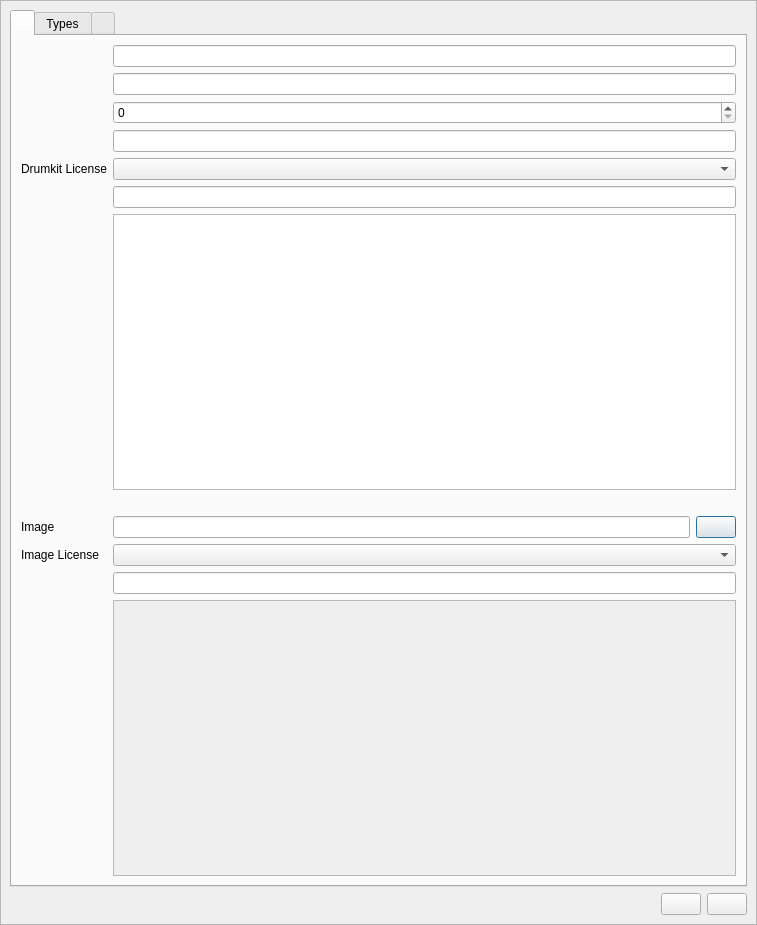
<?xml version="1.0" encoding="UTF-8"?>
<ui version="4.0">
 <class>DrumkitPropertiesDialog_UI</class>
 <widget class="QDialog" name="DrumkitPropertiesDialog_UI">
  <property name="geometry">
   <rect>
    <x>0</x>
    <y>0</y>
    <width>757</width>
    <height>925</height>
   </rect>
  </property>
  <property name="sizePolicy">
   <sizepolicy hsizetype="Expanding" vsizetype="Minimum">
    <horstretch>0</horstretch>
    <verstretch>0</verstretch>
   </sizepolicy>
  </property>
  <property name="sizeGripEnabled">
   <bool>false</bool>
  </property>
  <layout class="QVBoxLayout" name="overallLayout">
   <property name="spacing">
    <number>0</number>
   </property>
   <property name="leftMargin">
    <number>0</number>
   </property>
   <property name="topMargin">
    <number>0</number>
   </property>
   <property name="rightMargin">
    <number>0</number>
   </property>
   <property name="bottomMargin">
    <number>0</number>
   </property>
   <item>
    <widget class="QScrollArea" name="scrollArea">
     <property name="widgetResizable">
      <bool>true</bool>
     </property>
     <widget class="QWidget" name="scrollAreaContent">
      <property name="geometry">
       <rect>
        <x>0</x>
        <y>0</y>
        <width>755</width>
        <height>923</height>
       </rect>
      </property>
      <property name="minimumSize">
       <size>
        <width>752</width>
        <height>919</height>
       </size>
      </property>
      <layout class="QVBoxLayout" name="verticalLayout">
       <property name="sizeConstraint">
        <enum>QLayout::SizeConstraint::SetDefaultConstraint</enum>
       </property>
       <item>
        <widget class="QTabWidget" name="tabWidget">
         <property name="sizePolicy">
          <sizepolicy hsizetype="Expanding" vsizetype="Expanding">
           <horstretch>0</horstretch>
           <verstretch>0</verstretch>
          </sizepolicy>
         </property>
         <property name="minimumSize">
          <size>
           <width>0</width>
           <height>0</height>
          </size>
         </property>
         <property name="currentIndex">
          <number>0</number>
         </property>
         <widget class="QWidget" name="tabGeneral">
          <property name="sizePolicy">
           <sizepolicy hsizetype="Expanding" vsizetype="Expanding">
            <horstretch>0</horstretch>
            <verstretch>0</verstretch>
           </sizepolicy>
          </property>
          <attribute name="title">
           <string/>
          </attribute>
          <layout class="QGridLayout" name="gridLayout" columnstretch="0,1">
           <item row="10" column="0">
            <widget class="QLabel" name="imageLicenseStringLbl">
             <property name="text">
              <string/>
             </property>
            </widget>
           </item>
           <item row="6" column="0">
            <widget class="QLabel" name="notesLabel">
             <property name="alignment">
              <set>Qt::AlignmentFlag::AlignLeading|Qt::AlignmentFlag::AlignLeft|Qt::AlignmentFlag::AlignVCenter</set>
             </property>
            </widget>
           </item>
           <item row="7" column="1">
            <widget class="TagEdit" name="m_pTagEdit" native="true"/>
           </item>
           <item row="2" column="1">
            <widget class="LCDSpinBox" name="versionSpinBox"/>
           </item>
           <item row="1" column="1">
            <widget class="LCDDisplay" name="nameTxt">
             <property name="sizePolicy">
              <sizepolicy hsizetype="Expanding" vsizetype="Fixed">
               <horstretch>0</horstretch>
               <verstretch>0</verstretch>
              </sizepolicy>
             </property>
            </widget>
           </item>
           <item row="3" column="0">
            <widget class="QLabel" name="authorLabel">
             <property name="sizePolicy">
              <sizepolicy hsizetype="Expanding" vsizetype="Preferred">
               <horstretch>0</horstretch>
               <verstretch>0</verstretch>
              </sizepolicy>
             </property>
            </widget>
           </item>
           <item row="10" column="1">
            <widget class="LCDDisplay" name="imageLicenseStringTxt">
             <property name="sizePolicy">
              <sizepolicy hsizetype="Expanding" vsizetype="Fixed">
               <horstretch>0</horstretch>
               <verstretch>0</verstretch>
              </sizepolicy>
             </property>
            </widget>
           </item>
           <item row="2" column="0">
            <widget class="QLabel" name="versionLabel">
             <property name="text">
              <string/>
             </property>
            </widget>
           </item>
           <item row="3" column="1">
            <widget class="LCDDisplay" name="authorTxt">
             <property name="sizePolicy">
              <sizepolicy hsizetype="Expanding" vsizetype="Fixed">
               <horstretch>0</horstretch>
               <verstretch>0</verstretch>
              </sizepolicy>
             </property>
            </widget>
           </item>
           <item row="9" column="0">
            <widget class="QLabel" name="imageLicenseLbl">
             <property name="sizePolicy">
              <sizepolicy hsizetype="Expanding" vsizetype="Minimum">
               <horstretch>0</horstretch>
               <verstretch>0</verstretch>
              </sizepolicy>
             </property>
             <property name="text">
              <string>Image License</string>
             </property>
             <property name="wordWrap">
              <bool>true</bool>
             </property>
            </widget>
           </item>
           <item row="5" column="0">
            <widget class="QLabel" name="licenseStringLbl">
             <property name="text">
              <string/>
             </property>
            </widget>
           </item>
           <item row="4" column="0">
            <widget class="QLabel" name="licenseLbl">
             <property name="sizePolicy">
              <sizepolicy hsizetype="Preferred" vsizetype="Minimum">
               <horstretch>0</horstretch>
               <verstretch>0</verstretch>
              </sizepolicy>
             </property>
             <property name="text">
              <string>Drumkit License</string>
             </property>
             <property name="alignment">
              <set>Qt::AlignmentFlag::AlignLeading|Qt::AlignmentFlag::AlignLeft|Qt::AlignmentFlag::AlignVCenter</set>
             </property>
             <property name="wordWrap">
              <bool>true</bool>
             </property>
            </widget>
           </item>
           <item row="6" column="1">
            <widget class="LCDTextEdit" name="infoTxt">
             <property name="sizePolicy">
              <sizepolicy hsizetype="Expanding" vsizetype="MinimumExpanding">
               <horstretch>0</horstretch>
               <verstretch>0</verstretch>
              </sizepolicy>
             </property>
             <property name="minimumSize">
              <size>
               <width>0</width>
               <height>46</height>
              </size>
             </property>
             <property name="styleSheet">
              <string notr="true"/>
             </property>
             <property name="acceptRichText">
              <bool>false</bool>
             </property>
            </widget>
           </item>
           <item row="4" column="1">
            <widget class="LCDCombo" name="licenseComboBox">
             <property name="sizePolicy">
              <sizepolicy hsizetype="Expanding" vsizetype="Fixed">
               <horstretch>0</horstretch>
               <verstretch>0</verstretch>
              </sizepolicy>
             </property>
            </widget>
           </item>
           <item row="8" column="0">
            <widget class="QLabel" name="label_5">
             <property name="sizePolicy">
              <sizepolicy hsizetype="Preferred" vsizetype="Minimum">
               <horstretch>0</horstretch>
               <verstretch>0</verstretch>
              </sizepolicy>
             </property>
             <property name="text">
              <string>Image</string>
             </property>
            </widget>
           </item>
           <item row="11" column="1">
            <widget class="QLabel" name="drumkitImageLabel">
             <property name="sizePolicy">
              <sizepolicy hsizetype="Expanding" vsizetype="Expanding">
               <horstretch>0</horstretch>
               <verstretch>0</verstretch>
              </sizepolicy>
             </property>
             <property name="minimumSize">
              <size>
               <width>0</width>
               <height>75</height>
              </size>
             </property>
             <property name="maximumSize">
              <size>
               <width>16777215</width>
               <height>320</height>
              </size>
             </property>
             <property name="palette">
              <palette>
               <active>
                <colorrole role="WindowText">
                 <brush brushstyle="SolidPattern">
                  <color alpha="0">
                   <red>34</red>
                   <green>31</green>
                   <blue>30</blue>
                  </color>
                 </brush>
                </colorrole>
               </active>
               <inactive>
                <colorrole role="WindowText">
                 <brush brushstyle="SolidPattern">
                  <color alpha="0">
                   <red>34</red>
                   <green>31</green>
                   <blue>30</blue>
                  </color>
                 </brush>
                </colorrole>
               </inactive>
               <disabled>
                <colorrole role="WindowText">
                 <brush brushstyle="SolidPattern">
                  <color alpha="255">
                   <red>144</red>
                   <green>141</green>
                   <blue>139</blue>
                  </color>
                 </brush>
                </colorrole>
               </disabled>
              </palette>
             </property>
             <property name="autoFillBackground">
              <bool>true</bool>
             </property>
             <property name="frameShape">
              <enum>QFrame::Shape::StyledPanel</enum>
             </property>
             <property name="text">
              <string/>
             </property>
             <property name="scaledContents">
              <bool>false</bool>
             </property>
             <property name="alignment">
              <set>Qt::AlignmentFlag::AlignCenter</set>
             </property>
            </widget>
           </item>
           <item row="7" column="0">
            <widget class="QLabel" name="m_pTagsLabel">
             <property name="text">
              <string/>
             </property>
            </widget>
           </item>
           <item row="9" column="1">
            <widget class="LCDCombo" name="imageLicenseComboBox">
             <property name="sizePolicy">
              <sizepolicy hsizetype="Expanding" vsizetype="Fixed">
               <horstretch>0</horstretch>
               <verstretch>0</verstretch>
              </sizepolicy>
             </property>
            </widget>
           </item>
           <item row="5" column="1">
            <widget class="LCDDisplay" name="licenseStringTxt">
             <property name="sizePolicy">
              <sizepolicy hsizetype="Expanding" vsizetype="Fixed">
               <horstretch>0</horstretch>
               <verstretch>0</verstretch>
              </sizepolicy>
             </property>
             <property name="text">
              <string/>
             </property>
            </widget>
           </item>
           <item row="8" column="1">
            <layout class="QHBoxLayout" name="horizontalLayout_3">
             <item>
              <widget class="LCDDisplay" name="imageText">
               <property name="sizePolicy">
                <sizepolicy hsizetype="Expanding" vsizetype="Fixed">
                 <horstretch>0</horstretch>
                 <verstretch>0</verstretch>
                </sizepolicy>
               </property>
               <property name="minimumSize">
                <size>
                 <width>370</width>
                 <height>21</height>
                </size>
               </property>
               <property name="text">
                <string/>
               </property>
              </widget>
             </item>
             <item>
              <widget class="Button" name="imageBrowsePushButton">
               <property name="sizePolicy">
                <sizepolicy hsizetype="Fixed" vsizetype="Fixed">
                 <horstretch>0</horstretch>
                 <verstretch>0</verstretch>
                </sizepolicy>
               </property>
               <property name="text">
                <string></string>
               </property>
              </widget>
             </item>
            </layout>
           </item>
           <item row="1" column="0">
            <widget class="QLabel" name="nameLabel">
             <property name="sizePolicy">
              <sizepolicy hsizetype="Expanding" vsizetype="Fixed">
               <horstretch>0</horstretch>
               <verstretch>0</verstretch>
              </sizepolicy>
             </property>
            </widget>
           </item>
           <item row="0" column="1">
            <widget class="LCDDisplay" name="m_pPathEdit"/>
           </item>
           <item row="0" column="0">
            <widget class="QLabel" name="m_pPathLabel">
             <property name="text">
              <string/>
             </property>
            </widget>
           </item>
          </layout>
         </widget>
         <widget class="QWidget" name="tabTypes">
          <property name="sizePolicy">
           <sizepolicy hsizetype="Expanding" vsizetype="Expanding">
            <horstretch>0</horstretch>
            <verstretch>0</verstretch>
           </sizepolicy>
          </property>
          <attribute name="title">
           <string>Types</string>
          </attribute>
          <layout class="QVBoxLayout" name="tabTypesLayout">
           <property name="spacing">
            <number>0</number>
           </property>
           <property name="leftMargin">
            <number>0</number>
           </property>
           <property name="topMargin">
            <number>0</number>
           </property>
           <property name="rightMargin">
            <number>0</number>
           </property>
           <property name="bottomMargin">
            <number>0</number>
           </property>
           <item>
            <widget class="TypesTable" name="typesTable">
             <property name="sizePolicy">
              <sizepolicy hsizetype="Expanding" vsizetype="Expanding">
               <horstretch>0</horstretch>
               <verstretch>0</verstretch>
              </sizepolicy>
             </property>
            </widget>
           </item>
          </layout>
         </widget>
         <widget class="QWidget" name="tabLicenses">
          <attribute name="title">
           <string/>
          </attribute>
          <layout class="QHBoxLayout" name="horizontalLayout_2">
           <property name="spacing">
            <number>0</number>
           </property>
           <property name="leftMargin">
            <number>0</number>
           </property>
           <property name="topMargin">
            <number>0</number>
           </property>
           <property name="rightMargin">
            <number>0</number>
           </property>
           <property name="bottomMargin">
            <number>0</number>
           </property>
           <item>
            <widget class="QTableWidget" name="licensesTable"/>
           </item>
          </layout>
         </widget>
        </widget>
       </item>
       <item>
        <layout class="QHBoxLayout">
         <item>
          <spacer name="horizontalSpacer">
           <property name="orientation">
            <enum>Qt::Orientation::Horizontal</enum>
           </property>
           <property name="sizeHint" stdset="0">
            <size>
             <width>40</width>
             <height>20</height>
            </size>
           </property>
          </spacer>
         </item>
         <item>
          <widget class="Button" name="saveBtn"/>
         </item>
         <item>
          <widget class="Button" name="m_cancelBtn"/>
         </item>
        </layout>
       </item>
      </layout>
     </widget>
    </widget>
   </item>
  </layout>
 </widget>
 <customwidgets>
  <customwidget>
   <class>Button</class>
   <extends>QPushButton</extends>
   <header location="global">../src/Widgets/Button.h</header>
   <container>1</container>
  </customwidget>
  <customwidget>
   <class>LCDCombo</class>
   <extends>QComboBox</extends>
   <header location="global">../src/Widgets/LCDCombo.h</header>
   <container>1</container>
  </customwidget>
  <customwidget>
   <class>LCDDisplay</class>
   <extends>QLineEdit</extends>
   <header location="global">../src/Widgets/LCDDisplay.h</header>
   <container>1</container>
  </customwidget>
  <customwidget>
   <class>LCDSpinBox</class>
   <extends>QSpinBox</extends>
   <header location="global">../src/Widgets/LCDSpinBox.h</header>
   <container>1</container>
  </customwidget>
  <customwidget>
   <class>LCDTextEdit</class>
   <extends>QTextEdit</extends>
   <header location="global">../src/Widgets/LCDTextEdit.h</header>
   <container>1</container>
  </customwidget>
  <customwidget>
   <class>TagEdit</class>
   <extends>QWidget</extends>
   <header location="global">../src/Widgets/TagEdit.h</header>
   <container>1</container>
  </customwidget>
  <customwidget>
   <class>TypesTable</class>
   <extends>QTableWidget</extends>
   <header location="global">../src/Rack/SoundLibrary/TypesTable.h</header>
   <container>1</container>
  </customwidget>
 </customwidgets>
 <tabstops>
  <tabstop>saveBtn</tabstop>
  <tabstop>m_cancelBtn</tabstop>
 </tabstops>
 <resources/>
 <connections>
  <connection>
   <sender>m_cancelBtn</sender>
   <signal>clicked()</signal>
   <receiver>DrumkitPropertiesDialog_UI</receiver>
   <slot>reject()</slot>
   <hints>
    <hint type="sourcelabel">
     <x>121</x>
     <y>220</y>
    </hint>
    <hint type="destinationlabel">
     <x>51</x>
     <y>196</y>
    </hint>
   </hints>
  </connection>
 </connections>
</ui>
